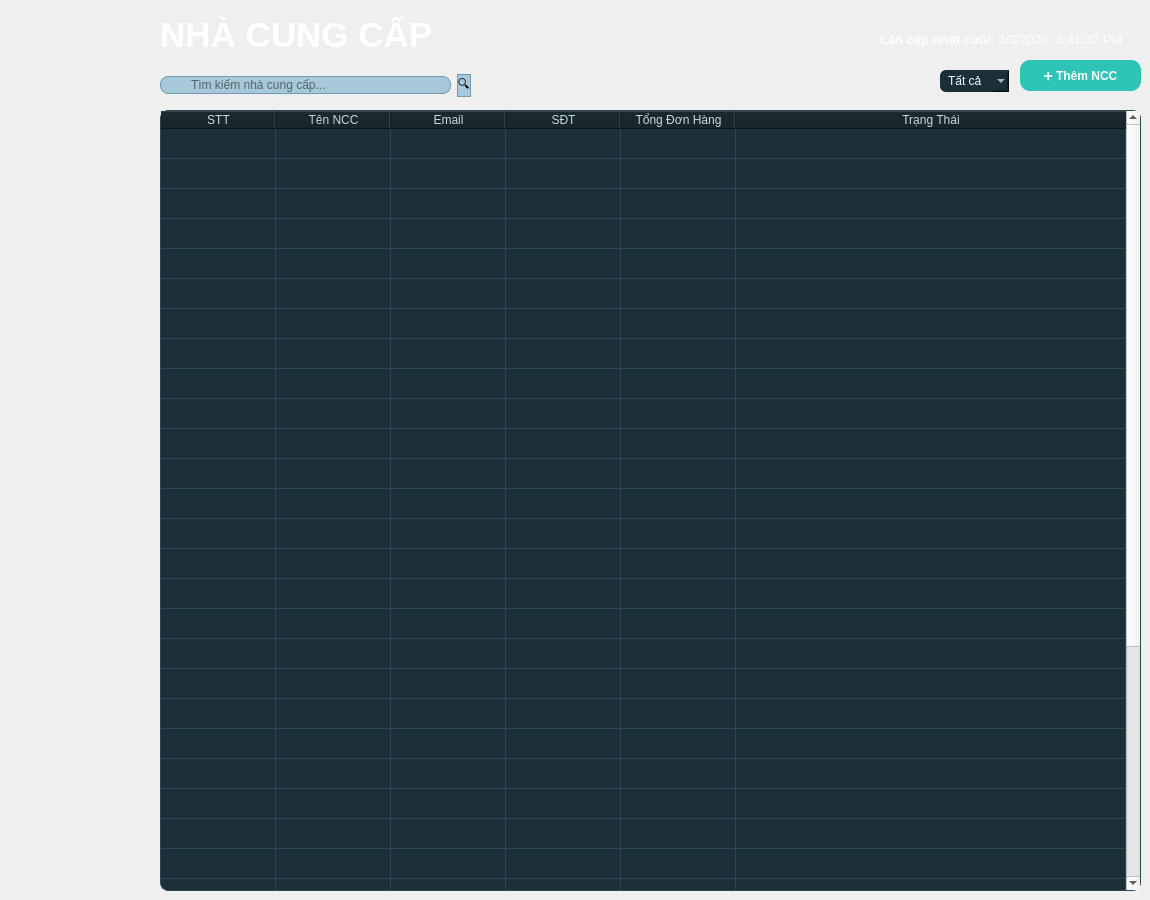
    <widget class="QWidget" name="ncc">
     <widget class="QPushButton" name="pb_add_ncc">
      <property name="geometry">
       <rect>
        <x>1020</x>
        <y>60</y>
        <width>121</width>
        <height>31</height>
       </rect>
      </property>
      <property name="font">
       <font>
        <family>Arial</family>
        <weight>75</weight>
        <bold>true</bold>
       </font>
      </property>
      <property name="styleSheet">
       <string notr="true">QPushButton{
    background-color: #2EC4B6;
    color: white;
    border: none;
    border-radius: 10px;
    padding: 6px 16px;
    font-weight: 600;
}

QPushButton:hover{
    background-color: #0ea5a4;
}

QPushButton:pressed{
    background-color: #0d9488;
}</string>
      </property>
      <property name="text">
       <string>➕ Thêm NCC</string>
      </property>
     </widget>
     <widget class="QLabel" name="lb_updatetime_ncc">
      <property name="geometry">
       <rect>
        <x>880</x>
        <y>30</y>
        <width>261</width>
        <height>20</height>
       </rect>
      </property>
      <property name="font">
       <font>
        <family>Arial</family>
        <weight>50</weight>
        <bold>false</bold>
       </font>
      </property>
      <property name="styleSheet">
       <string notr="true">QLabel {
    color: #FFFFFF;
}
</string>
      </property>
      <property name="text">
       <string>&lt;html&gt;&lt;head/&gt;&lt;body&gt;&lt;p&gt;&lt;span style=&quot; font-size:10pt; font-weight:600;&quot;&gt;Lần cập nhật cuối:&lt;/span&gt;&lt;span style=&quot; font-size:10pt;&quot;&gt; 3/3/2026, 3:41:32 PM&lt;/span&gt;&lt;/p&gt;&lt;/body&gt;&lt;/html&gt;</string>
      </property>
     </widget>
     <widget class="QComboBox" name="cb_f_ncc">
      <property name="geometry">
       <rect>
        <x>940</x>
        <y>70</y>
        <width>69</width>
        <height>22</height>
       </rect>
      </property>
      <property name="font">
       <font>
        <family>Arial</family>
        <weight>50</weight>
        <bold>false</bold>
       </font>
      </property>
      <property name="styleSheet">
       <string notr="true">QComboBox {
    background-color: #1B2F38;
    color: white;
    border-radius: 6px;
    padding: 4px 8px;
}

QComboBox QAbstractItemView {
    background-color:#1B2F38;
    color: white;
}</string>
      </property>
      <property name="editable">
       <bool>false</bool>
      </property>
      <property name="currentText">
       <string notr="true">Tất cả</string>
      </property>
      <item>
       <property name="text">
        <string>Tất cả</string>
       </property>
      </item>
      <item>
       <property name="text">
        <string>Đã xác minh</string>
       </property>
      </item>
      <item>
       <property name="text">
        <string>Chưa giải quyết</string>
       </property>
      </item>
     </widget>
     <widget class="QWidget" name="layoutWidget_5">
      <property name="geometry">
       <rect>
        <x>160</x>
        <y>70</y>
        <width>311</width>
        <height>31</height>
       </rect>
      </property>
      <layout class="QHBoxLayout" name="hlayout_ncc">
       <item>
        <widget class="QLineEdit" name="lne_search_ncc">
         <property name="font">
          <font>
           <family>Arial</family>
          </font>
         </property>
         <property name="styleSheet">
          <string notr="true">QLineEdit {
background-color: #A6C8D8;
border: 1px solid #6F9BB3;
border-radius: 8px;
padding-left: 28px;
}</string>
         </property>
         <property name="text">
          <string/>
         </property>
         <property name="placeholderText">
          <string>Tìm kiếm nhà cung cấp...</string>
         </property>
        </widget>
       </item>
       <item>
        <widget class="QPushButton" name="pb_search_ncc">
         <property name="styleSheet">
          <string notr="true">QPushButton {
background-color: #A6C8D8;
border: 1px solid #6F9BB3;
border-radius: 8px;
}</string>
         </property>
         <property name="text">
          <string>🔍</string>
         </property>
        </widget>
       </item>
      </layout>
     </widget>
     <widget class="QLabel" name="lb_ncc">
      <property name="geometry">
       <rect>
        <x>160</x>
        <y>10</y>
        <width>291</width>
        <height>51</height>
       </rect>
      </property>
      <property name="font">
       <font>
        <family>Arial</family>
        <weight>50</weight>
        <bold>false</bold>
       </font>
      </property>
      <property name="styleSheet">
       <string notr="true">color: white;</string>
      </property>
      <property name="text">
       <string>&lt;html&gt;&lt;head/&gt;&lt;body&gt;&lt;p&gt;&lt;span style=&quot; font-size:26pt; font-weight:600;&quot;&gt;NHÀ CUNG CẤP&lt;/span&gt;&lt;/p&gt;&lt;/body&gt;&lt;/html&gt;</string>
      </property>
     </widget>
     <widget class="QTableWidget" name="tbwg_ncc">
      <property name="geometry">
       <rect>
        <x>160</x>
        <y>110</y>
        <width>981</width>
        <height>781</height>
       </rect>
      </property>
      <property name="font">
       <font>
        <family>Arial</family>
       </font>
      </property>
      <property name="autoFillBackground">
       <bool>false</bool>
      </property>
      <property name="styleSheet">
       <string notr="true">QTableWidget{
    background-color: #1B2F38;
    border: 1px solid #2f4752;
    gridline-color: #2f4752;
    color: #C7D9E2;
    border-radius: 8px;
}

QHeaderView::section{
    background-color: #0F1E25;
    color: #C7D9E2;}</string>
      </property>
      <property name="sizeAdjustPolicy">
       <enum>QAbstractScrollArea::AdjustToContents</enum>
      </property>
      <attribute name="horizontalHeaderDefaultSectionSize">
       <number>115</number>
      </attribute>
      <attribute name="horizontalHeaderStretchLastSection">
       <bool>true</bool>
      </attribute>
      <attribute name="verticalHeaderVisible">
       <bool>false</bool>
      </attribute>
      <attribute name="verticalHeaderCascadingSectionResizes">
       <bool>false</bool>
      </attribute>
      <attribute name="verticalHeaderHighlightSections">
       <bool>true</bool>
      </attribute>
      <attribute name="verticalHeaderStretchLastSection">
       <bool>true</bool>
      </attribute>
      <row>
       <property name="text">
        <string>1</string>
       </property>
      </row>
      <row>
       <property name="text">
        <string>New Row</string>
       </property>
      </row>
      <row>
       <property name="text">
        <string>New Row</string>
       </property>
      </row>
      <row>
       <property name="text">
        <string>New Row</string>
       </property>
      </row>
      <row>
       <property name="text">
        <string>New Row</string>
       </property>
      </row>
      <row>
       <property name="text">
        <string>New Row</string>
       </property>
      </row>
      <row>
       <property name="text">
        <string>New Row</string>
       </property>
      </row>
      <row>
       <property name="text">
        <string>New Row</string>
       </property>
      </row>
      <row>
       <property name="text">
        <string>New Row</string>
       </property>
      </row>
      <row>
       <property name="text">
        <string>New Row</string>
       </property>
      </row>
      <row>
       <property name="text">
        <string>New Row</string>
       </property>
      </row>
      <row>
       <property name="text">
        <string>New Row</string>
       </property>
      </row>
      <row>
       <property name="text">
        <string>New Row</string>
       </property>
      </row>
      <row>
       <property name="text">
        <string>New Row</string>
       </property>
      </row>
      <row>
       <property name="text">
        <string>New Row</string>
       </property>
      </row>
      <row>
       <property name="text">
        <string>New Row</string>
       </property>
      </row>
      <row>
       <property name="text">
        <string>New Row</string>
       </property>
      </row>
      <row>
       <property name="text">
        <string>New Row</string>
       </property>
      </row>
      <row>
       <property name="text">
        <string>New Row</string>
       </property>
      </row>
      <row>
       <property name="text">
        <string>New Row</string>
       </property>
      </row>
      <row>
       <property name="text">
        <string>New Row</string>
       </property>
      </row>
      <row>
       <property name="text">
        <string>New Row</string>
       </property>
      </row>
      <row>
       <property name="text">
        <string>New Row</string>
       </property>
      </row>
      <row>
       <property name="text">
        <string>New Row</string>
       </property>
      </row>
      <row>
       <property name="text">
        <string>New Row</string>
       </property>
      </row>
      <row>
       <property name="text">
        <string>New Row</string>
       </property>
      </row>
      <row>
       <property name="text">
        <string>New Row</string>
       </property>
      </row>
      <row>
       <property name="text">
        <string>New Row</string>
       </property>
      </row>
      <row>
       <property name="text">
        <string>New Row</string>
       </property>
      </row>
      <row>
       <property name="text">
        <string>New Row</string>
       </property>
      </row>
      <row>
       <property name="text">
        <string>New Row</string>
       </property>
      </row>
      <row>
       <property name="text">
        <string>New Row</string>
       </property>
      </row>
      <row>
       <property name="text">
        <string>New Row</string>
       </property>
      </row>
      <row>
       <property name="text">
        <string>New Row</string>
       </property>
      </row>
      <row>
       <property name="text">
        <string>New Row</string>
       </property>
      </row>
      <row>
       <property name="text">
        <string>New Row</string>
       </property>
      </row>
      <column>
       <property name="text">
        <string>STT</string>
       </property>
      </column>
      <column>
       <property name="text">
        <string>Tên NCC</string>
       </property>
      </column>
      <column>
       <property name="text">
        <string>Email</string>
       </property>
      </column>
      <column>
       <property name="text">
        <string>SĐT</string>
       </property>
      </column>
      <column>
       <property name="text">
        <string>Tổng Đơn Hàng</string>
       </property>
      </column>
      <column>
       <property name="text">
        <string>Trạng Thái</string>
       </property>
      </column>
      <item row="0" column="0">
       <property name="text">
        <string/>
       </property>
      </item>
      <item row="0" column="1">
       <property name="text">
        <string/>
       </property>
      </item>
      <item row="0" column="2">
       <property name="text">
        <string/>
       </property>
      </item>
      <item row="0" column="3">
       <property name="text">
        <string/>
       </property>
      </item>
      <item row="0" column="4">
       <property name="text">
        <string/>
       </property>
      </item>
      <item row="6" column="0">
       <property name="text">
        <string/>
       </property>
      </item>
      <item row="6" column="1">
       <property name="text">
        <string/>
       </property>
      </item>
      <item row="6" column="3">
       <property name="text">
        <string/>
       </property>
      </item>
     </widget>
    </widget>
